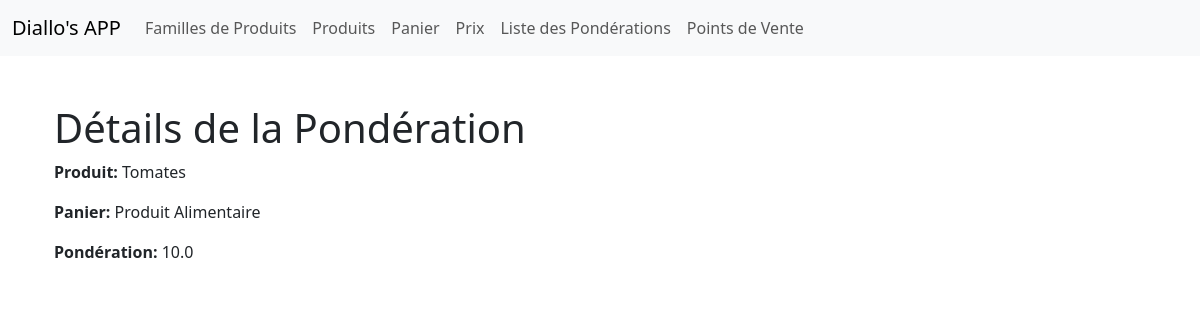
Screenshot of /ponderation/10/ with the database file from the repository.
### gestion_produits/models.py (models this page shows, shortened)
class Ponderation(models.Model):
    DEFAULT_PONDERATION = 0.0
    product = models.ForeignKey(Product, on_delete=models.CASCADE)
    panier = models.ForeignKey(Panier, on_delete=models.CASCADE)
    ponderation = models.FloatField(default=DEFAULT_PONDERATION)

class Product(models.Model):
    DEFAULT_CODE = 'DEFAULT_CODE'
    DEFAULT_NAME = 'DEFAULT_NAME'
    DEFAULT_DESCRIPTION = 'DEFAULT_DESCRIPTION'
    code_name = models.CharField(max_length=100, default=DEFAULT_CODE)
    name = models.CharField(max_length=100, default=DEFAULT_NAME)
    description = models.TextField(default=DEFAULT_DESCRIPTION)
    family = models.ForeignKey(Family, on_delete=models.CASCADE)

class Panier(models.Model):
    DEFAULT_CODE_PANIER = 'DEFAULT_CODE_PANIER'
    DEFAULT_LABEL = 'DEFAULT_LABEL'
    DEFAULT_DESCRIPTION = 'DEFAULT_DESCRIPTION'
    code_panier = models.CharField(max_length=100, default=DEFAULT_CODE_PANIER)
    label = models.CharField(max_length=100, default=DEFAULT_LABEL)
    description = models.TextField(default=DEFAULT_DESCRIPTION)
    products = models.ManyToManyField(Product, through='Ponderation')

### gestion_produits/views.py (the view)
# urls.py: path('ponderation/<int:pk>/', views.ponderation_detail, name='ponderation_detail'),
def ponderation_detail(request, pk):
    ponderation = get_object_or_404(Ponderation, pk=pk)
    return render(request, 'ponderation_detail.html', {'ponderation': ponderation})

### gestion_produits/templates/ponderation_detail.html (shortened to what this page needs)
{% extends 'base.html' %}
{% block content %}
<div class="container mt-5">
    <h1>Détails de la Pondération</h1>
    <p><strong>Produit:</strong> {{ ponderation.product.name }}</p>
    <p><strong>Panier:</strong> {{ ponderation.panier.label }}</p>
    <p><strong>Pondération:</strong> {{ ponderation.ponderation }}</p>
</div>
{% endblock %}

### rows the page displays
Ponderation: product.name "Tomates", panier.label "Produit Alimentaire", ponderation "10.0"
